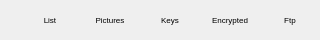
<?xml version="1.0" encoding="UTF-8"?>
<ui version="4.0">
 <class>PaintingDepotTool</class>
 <widget class="QWidget" name="PaintingDepotTool">
  <property name="geometry">
   <rect>
    <x>0</x>
    <y>0</y>
    <width>320</width>
    <height>40</height>
   </rect>
  </property>
  <property name="minimumSize">
   <size>
    <width>0</width>
    <height>40</height>
   </size>
  </property>
  <property name="maximumSize">
   <size>
    <width>16777215</width>
    <height>40</height>
   </size>
  </property>
  <property name="windowTitle">
   <string>Depot</string>
  </property>
  <widget class="QToolButton" name="Back">
   <property name="geometry">
    <rect>
     <x>0</x>
     <y>0</y>
     <width>20</width>
     <height>40</height>
    </rect>
   </property>
   <property name="text">
    <string/>
   </property>
   <property name="icon">
    <iconset>
     <normaloff>:/images/moveLeft.png</normaloff>:/images/moveLeft.png</iconset>
   </property>
   <property name="autoRaise">
    <bool>true</bool>
   </property>
  </widget>
  <widget class="QToolButton" name="List">
   <property name="geometry">
    <rect>
     <x>20</x>
     <y>0</y>
     <width>60</width>
     <height>40</height>
    </rect>
   </property>
   <property name="font">
    <font>
     <pointsize>6</pointsize>
    </font>
   </property>
   <property name="text">
    <string>List</string>
   </property>
   <property name="icon">
    <iconset>
     <normaloff>:/icons/list.png</normaloff>:/icons/list.png</iconset>
   </property>
   <property name="iconSize">
    <size>
     <width>18</width>
     <height>18</height>
    </size>
   </property>
   <property name="toolButtonStyle">
    <enum>Qt::ToolButtonTextUnderIcon</enum>
   </property>
   <property name="autoRaise">
    <bool>true</bool>
   </property>
  </widget>
  <widget class="QToolButton" name="Pictures">
   <property name="geometry">
    <rect>
     <x>80</x>
     <y>0</y>
     <width>60</width>
     <height>40</height>
    </rect>
   </property>
   <property name="font">
    <font>
     <pointsize>6</pointsize>
    </font>
   </property>
   <property name="text">
    <string>Pictures</string>
   </property>
   <property name="icon">
    <iconset>
     <normaloff>:/icons/pictures.png</normaloff>:/icons/pictures.png</iconset>
   </property>
   <property name="iconSize">
    <size>
     <width>18</width>
     <height>18</height>
    </size>
   </property>
   <property name="toolButtonStyle">
    <enum>Qt::ToolButtonTextUnderIcon</enum>
   </property>
   <property name="autoRaise">
    <bool>true</bool>
   </property>
  </widget>
  <widget class="QToolButton" name="Keys">
   <property name="geometry">
    <rect>
     <x>140</x>
     <y>0</y>
     <width>60</width>
     <height>40</height>
    </rect>
   </property>
   <property name="font">
    <font>
     <pointsize>6</pointsize>
    </font>
   </property>
   <property name="text">
    <string>Keys</string>
   </property>
   <property name="icon">
    <iconset>
     <normaloff>:/icons/keys.png</normaloff>:/icons/keys.png</iconset>
   </property>
   <property name="iconSize">
    <size>
     <width>18</width>
     <height>18</height>
    </size>
   </property>
   <property name="toolButtonStyle">
    <enum>Qt::ToolButtonTextUnderIcon</enum>
   </property>
   <property name="autoRaise">
    <bool>true</bool>
   </property>
  </widget>
  <widget class="QToolButton" name="Encrypted">
   <property name="geometry">
    <rect>
     <x>200</x>
     <y>0</y>
     <width>60</width>
     <height>40</height>
    </rect>
   </property>
   <property name="font">
    <font>
     <pointsize>6</pointsize>
    </font>
   </property>
   <property name="text">
    <string>Encrypted</string>
   </property>
   <property name="icon">
    <iconset>
     <normaloff>:/icons/Encrypted.png</normaloff>:/icons/Encrypted.png</iconset>
   </property>
   <property name="iconSize">
    <size>
     <width>18</width>
     <height>18</height>
    </size>
   </property>
   <property name="toolButtonStyle">
    <enum>Qt::ToolButtonTextUnderIcon</enum>
   </property>
   <property name="autoRaise">
    <bool>true</bool>
   </property>
  </widget>
  <widget class="QToolButton" name="Ftp">
   <property name="geometry">
    <rect>
     <x>260</x>
     <y>0</y>
     <width>60</width>
     <height>40</height>
    </rect>
   </property>
   <property name="icon">
    <iconset>
     <normaloff>:/icons/FtpUpload.png</normaloff>:/icons/FtpUpload.png</iconset>
   </property>
   <property name="font">
    <font>
     <pointsize>6</pointsize>
    </font>
   </property>
   <property name="text">
    <string>Ftp</string>
   </property>
   <property name="iconSize">
    <size>
     <width>18</width>
     <height>18</height>
    </size>
   </property>
   <property name="toolButtonStyle">
    <enum>Qt::ToolButtonTextUnderIcon</enum>
   </property>
   <property name="autoRaise">
    <bool>true</bool>
   </property>
  </widget>
 </widget>
 <resources>
  <include location="../private.qrc"/>
  <include location="../../Images/Branon.qrc"/>
 </resources>
 <connections/>
</ui>
